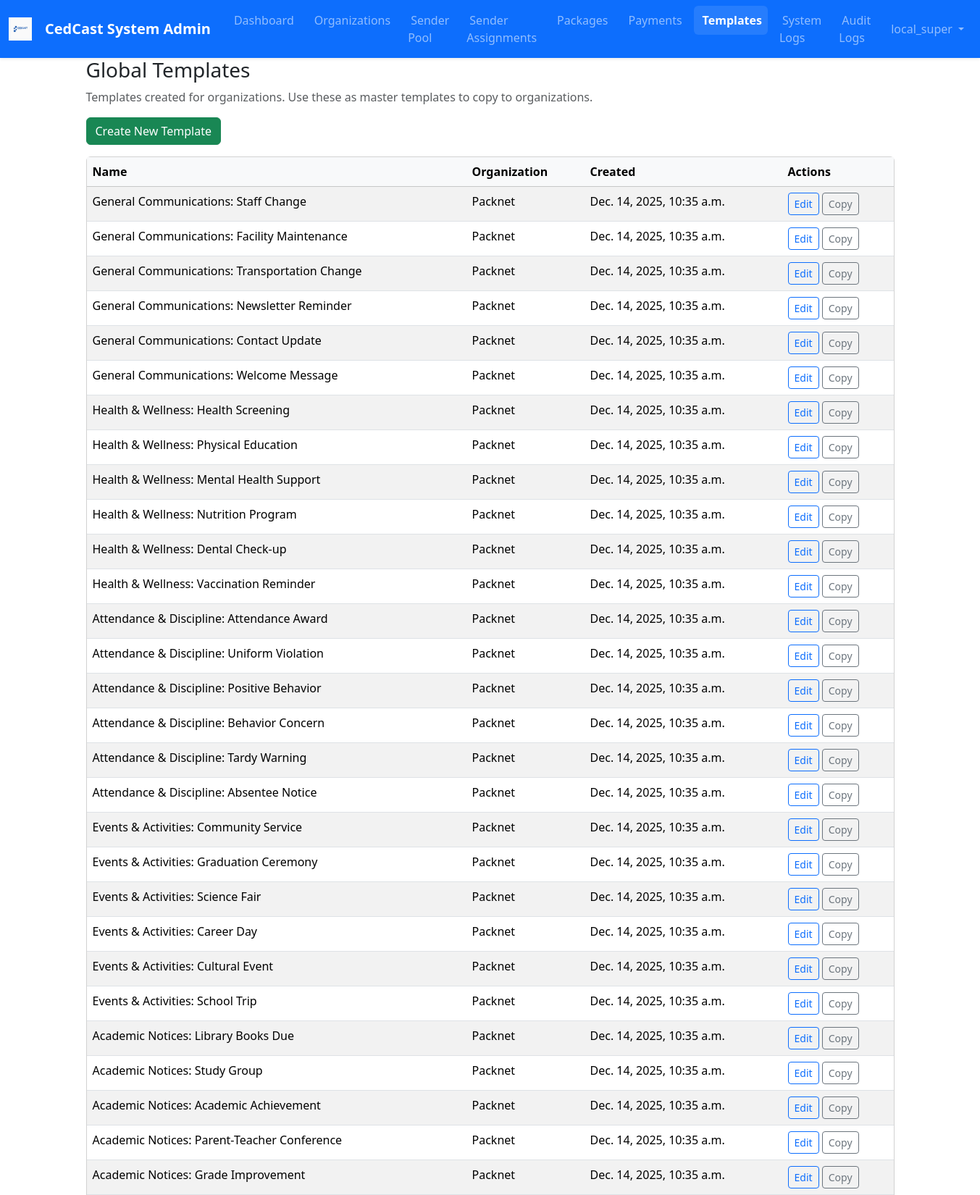
The app's page /super/global-templates/ (signed in, upper part) with its own data.
### core/models.py (models this page shows, shortened)
class User(AbstractUser):
	SUPER_ADMIN = "super_admin"
	SCHOOL_ADMIN = "school_admin"
	ORG_ADMIN = "org_admin"
	ROLE_CHOICES = [
		(SUPER_ADMIN, "Super Admin"),
		(SCHOOL_ADMIN, "School Admin"),
		(ORG_ADMIN, "Organization Admin"),
	]
	role = models.CharField(max_length=20, choices=ROLE_CHOICES)
	school = models.ForeignKey(School, on_delete=models.CASCADE, null=True, blank=True)
	organization = models.ForeignKey('Organization', on_delete=models.CASCADE, null=True, blank=True)

class OrgSMSTemplate(models.Model):
	organization = models.ForeignKey('Organization', on_delete=models.CASCADE)
	name = models.CharField(max_length=100)
	content = models.TextField()
	created_at = models.DateTimeField(auto_now_add=True)
	is_pre_built = models.BooleanField(default=False, help_text="Whether this is a pre-built template")

class Organization(models.Model):
	TYPE_CHOICES = [
		("pharmacy", "Pharmacy"),
		("company", "Company"),
		("ngo", "NGO"),
		("other", "Other"),
	]
	name = models.CharField(max_length=255)
	org_type = models.CharField(max_length=20, choices=TYPE_CHOICES, default="company")
	slug = models.SlugField(max_length=100, unique=True)
	logo = models.ImageField(upload_to='org_logos/', blank=True, null=True)
	address = models.TextField(blank=True, null=True)
	phone_primary = models.CharField(max_length=20, blank=True, null=True)
	phone_secondary = models.CharField(max_length=20, blank=True, null=True)
	created_at = models.DateTimeField(auto_now_add=True)
	is_active = models.BooleanField(default=True)
	onboarded = models.BooleanField(default=False)
	banned = models.BooleanField(default=False, help_text="Whether this organization is banned from the platform")
	ban_reason = models.TextField(blank=True, null=True, help_text="Reason for banning the organization")
	banned_at = models.DateTimeField(blank=True, null=True, help_text="When the organization was banned")
	banned_by = models.ForeignKey(User, on_delete=models.SET_NULL, null=True, blank=True, related_name='banned_organizations', help_text="User who banned this organization")
	APPROVAL_CHOICES = [
		('pending', 'Pending Approval'),
		('approved', 'Approved'),
		('rejected', 'Rejected'),
	]
	approval_status = models.CharField(max_length=20, choices=APPROVAL_CHOICES, default='pending')
	approved_at = models.DateTimeField(blank=True, null=True)
	approved_by = models.ForeignKey(User, on_delete=models.SET_NULL, null=True, blank=True, related_name='approved_organizations')
	rejection_reason = models.TextField(blank=True, null=True)
	sms_credit_balance = models.DecimalField(max_digits=10, decimal_places=2, default=Decimal('0.00'))
	total_sms_sent = models.PositiveIntegerField(default=0, help_text="Total SMS sent by organization")
	sms_rate = models.DecimalField(max_digits=5, decimal_places=4, default=Decimal('0.25'), help_text="Cost per SMS in cedis")
	is_premium = models.BooleanField(default=False, help_text="Premium features enabled")
	class Meta:
		indexes = [
			models.Index(fields=['is_active', 'onboarded']),
			models.Index(fields=['slug']),
			models.Index(fields=['approval_status', 'created_at']),
		]
	@property
	def balance(self):
		"""Backward compatibility property for sms_credit_balance"""
		return self.sms_credit_balance

### core/views.py (the view)
# urls.py: path('super/global-templates/', views.global_templates_view, name='global_templates'),
@login_required
def global_templates_view(request):
    if not request.user.role == User.SUPER_ADMIN:
        return redirect('dashboard')
    from .models import OrgSMSTemplate
    templates = OrgSMSTemplate.objects.select_related('organization').all().order_by('-created_at')
    return render(request, 'global_templates.html', {'templates': templates})

### core/templates/global_templates.html (shortened to what this page needs)
<!DOCTYPE html>
<html>
<head>
    {% load static %}
    <link href="https://cdn.jsdelivr.net/npm/bootstrap@5.3.2/dist/css/bootstrap.min.css" rel="stylesheet">
</head>
<body>
    {% include "super_admin_combined_nav.html" %}
    <div class="container">
        <h3>Global Templates</h3>
        <p class="text-muted">Templates created for organizations. Use these as master templates to copy to organizations.</p>
        <div class="mb-3">
            <a href="{% url 'create_global_template' %}" class="btn btn-success">Create New Template</a>
        </div>
        <div class="card">
            <div class="card-body p-0">
                <div class="table-responsive">
                    <table class="table table-striped mb-0">
                        <thead class="table-light">
                            <tr>
                                <th>Name</th>
                                <th>Organization</th>
                                <th>Created</th>
                                <th>Actions</th>
                            </tr>
                        </thead>
                        <tbody>
                            {% for t in templates %}
                            <tr>
                                <td>{{ t.name }}</td>
                                <td>{{ t.organization.name }}</td>
                                <td>{{ t.created_at }}</td>
                                    <td>
                                    <a href="{% url 'edit_global_template' t.id %}" class="btn btn-sm btn-outline-primary">Edit</a>
                                    <a href="{% url 'create_global_template' %}?copy_from={{ t.id }}" class="btn btn-sm btn-outline-secondary">Copy</a>
                                </td>
                            </tr>
                            {% empty %}
                            <tr><td colspan="4" class="text-center">No templates yet.</td></tr>
                            {% endfor %}
                        </tbody>
                    </table>
                </div>
            </div>
        </div>
    </div>
</body>
</html>

### core/templates/super_admin_combined_nav.html (shortened to what this page needs)
{% load static %}
<nav class="navbar navbar-expand-lg navbar-dark bg-primary shadow-sm">
    <div class="container-fluid">
        <a class="navbar-brand d-flex align-items-center fw-bold" href="{% url 'dashboard' %}">
            <img src="{% static 'images/cedcast_logo.png' %}" alt="CedCast" style="height: 32px; margin-right: 10px;" onerror="this.style.display='none'">
            <div class="d-none d-sm-block">
                <span>CedCast System Admin</span>
            </div>
        </a>
        <div class="collapse navbar-collapse" id="superAdminNavbar">
            <ul class="navbar-nav me-auto">
                <li class="nav-item">
                    <a class="nav-link {% if request.resolver_match.url_name == 'dashboard' %}active{% endif %}" href="{% url 'dashboard' %}">
                        Dashboard
                    </a>
                </li>
                <li class="nav-item">
                    <a class="nav-link {% if request.resolver_match.url_name == 'super_orgs' %}active{% endif %}" href="{% url 'super_orgs' %}">
                        Organizations
                    </a>
                </li>
                <li class="nav-item">
                    <a class="nav-link {% if request.resolver_match.url_name == 'sender_pool' %}active{% endif %}" href="{% url 'sender_pool' %}">
                        Sender Pool
                    </a>
                </li>
                <li class="nav-item">
                    <a class="nav-link {% if request.resolver_match.url_name == 'sender_assignments' %}active{% endif %}" href="{% url 'sender_assignments' %}">
                        Sender Assignments
                    </a>
                </li>
                <li class="nav-item">
                    <a class="nav-link {% if request.resolver_match.url_name == 'super_packages' %}active{% endif %}" href="{% url 'super_packages' %}">
                        Packages
                    </a>
                </li>
                <li class="nav-item">
                    <a class="nav-link {% if request.resolver_match.url_name == 'super_payments' %}active{% endif %}" href="{% url 'super_payments' %}">
                        Payments
                    </a>
                </li>
                <li class="nav-item">
                    <a class="nav-link {% if request.resolver_match.url_name == 'global_templates' %}active{% endif %}" href="{% url 'global_templates' %}">
                        Templates
                    </a>
                </li>
                <li class="nav-item">
                    <a class="nav-link {% if request.resolver_match.url_name == 'system_logs' %}active{% endif %}" href="{% url 'system_logs' %}">
                        System Logs
                    </a>
                </li>
                <li class="nav-item">
                    <a class="nav-link {% if request.resolver_match.url_name == 'audit_message_logs' %}active{% endif %}" href="{% url 'audit_message_logs' %}">
                        Audit Logs
                    </a>
                </li>
            </ul>
            <ul class="navbar-nav">
                <li class="nav-item dropdown">
                    <a class="nav-link dropdown-toggle" href="#" id="userDropdown" role="button" data-bs-toggle="dropdown" aria-expanded="false">
                        <span class="d-none d-lg-inline">{{ request.user.username }}</span>
                    </a>
                </li>
            </ul>
        </div>
    </div>
</nav>

### core/templates/super_admin_combined_nav.html (style rules this page uses)
.navbar-brand { font-weight: 700; }
.nav-link { font-weight: 500; padding: 0.5rem 1rem; margin: 0 0.25rem; border-radius: 6px; transition: all 0.2s ease; }
.nav-link.active { background-color: rgba(255, 255, 255, 0.1); color: white; font-weight: 600; }

### records on screen
User: user.username "local_super"
OrgSMSTemplate: name "General Communications: Staff Change", organization.name "Packnet", created_at "Dec. 14, 2025, 10:35 a.m."
OrgSMSTemplate: name "General Communications: Facility Maintenance", organization.name "Packnet", created_at "Dec. 14, 2025, 10:35 a.m."
OrgSMSTemplate: name "General Communications: Transportation Change", organization.name "Packnet", created_at "Dec. 14, 2025, 10:35 a.m."
OrgSMSTemplate: name "General Communications: Newsletter Reminder", organization.name "Packnet", created_at "Dec. 14, 2025, 10:35 a.m."
OrgSMSTemplate: name "General Communications: Contact Update", organization.name "Packnet", created_at "Dec. 14, 2025, 10:35 a.m."
OrgSMSTemplate: name "General Communications: Welcome Message", organization.name "Packnet", created_at "Dec. 14, 2025, 10:35 a.m."
OrgSMSTemplate: name "Health & Wellness: Health Screening", organization.name "Packnet", created_at "Dec. 14, 2025, 10:35 a.m."
OrgSMSTemplate: name "Health & Wellness: Physical Education", organization.name "Packnet", created_at "Dec. 14, 2025, 10:35 a.m."
OrgSMSTemplate: name "Health & Wellness: Mental Health Support", organization.name "Packnet", created_at "Dec. 14, 2025, 10:35 a.m."
OrgSMSTemplate: name "Health & Wellness: Nutrition Program", organization.name "Packnet", created_at "Dec. 14, 2025, 10:35 a.m."
OrgSMSTemplate: name "Health & Wellness: Dental Check-up", organization.name "Packnet", created_at "Dec. 14, 2025, 10:35 a.m."
OrgSMSTemplate: name "Health & Wellness: Vaccination Reminder", organization.name "Packnet", created_at "Dec. 14, 2025, 10:35 a.m."
OrgSMSTemplate: name "Attendance & Discipline: Attendance Award", organization.name "Packnet", created_at "Dec. 14, 2025, 10:35 a.m."
OrgSMSTemplate: name "Attendance & Discipline: Uniform Violation", organization.name "Packnet", created_at "Dec. 14, 2025, 10:35 a.m."
OrgSMSTemplate: name "Attendance & Discipline: Positive Behavior", organization.name "Packnet", created_at "Dec. 14, 2025, 10:35 a.m."
OrgSMSTemplate: name "Attendance & Discipline: Behavior Concern", organization.name "Packnet", created_at "Dec. 14, 2025, 10:35 a.m."
OrgSMSTemplate: name "Attendance & Discipline: Tardy Warning", organization.name "Packnet", created_at "Dec. 14, 2025, 10:35 a.m."
OrgSMSTemplate: name "Attendance & Discipline: Absentee Notice", organization.name "Packnet", created_at "Dec. 14, 2025, 10:35 a.m."
OrgSMSTemplate: name "Events & Activities: Community Service", organization.name "Packnet", created_at "Dec. 14, 2025, 10:35 a.m."
OrgSMSTemplate: name "Events & Activities: Graduation Ceremony", organization.name "Packnet", created_at "Dec. 14, 2025, 10:35 a.m."
OrgSMSTemplate: name "Events & Activities: Science Fair", organization.name "Packnet", created_at "Dec. 14, 2025, 10:35 a.m."
OrgSMSTemplate: name "Events & Activities: Career Day", organization.name "Packnet", created_at "Dec. 14, 2025, 10:35 a.m."
OrgSMSTemplate: name "Events & Activities: Cultural Event", organization.name "Packnet", created_at "Dec. 14, 2025, 10:35 a.m."
OrgSMSTemplate: name "Events & Activities: School Trip", organization.name "Packnet", created_at "Dec. 14, 2025, 10:35 a.m."
OrgSMSTemplate: name "Academic Notices: Library Books Due", organization.name "Packnet", created_at "Dec. 14, 2025, 10:35 a.m."
OrgSMSTemplate: name "Academic Notices: Study Group", organization.name "Packnet", created_at "Dec. 14, 2025, 10:35 a.m."
OrgSMSTemplate: name "Academic Notices: Academic Achievement", organization.name "Packnet", created_at "Dec. 14, 2025, 10:35 a.m."
OrgSMSTemplate: name "Academic Notices: Parent-Teacher Conference", organization.name "Packnet", created_at "Dec. 14, 2025, 10:35 a.m."
OrgSMSTemplate: name "Academic Notices: Grade Improvement", organization.name "Packnet", created_at "Dec. 14, 2025, 10:35 a.m."
